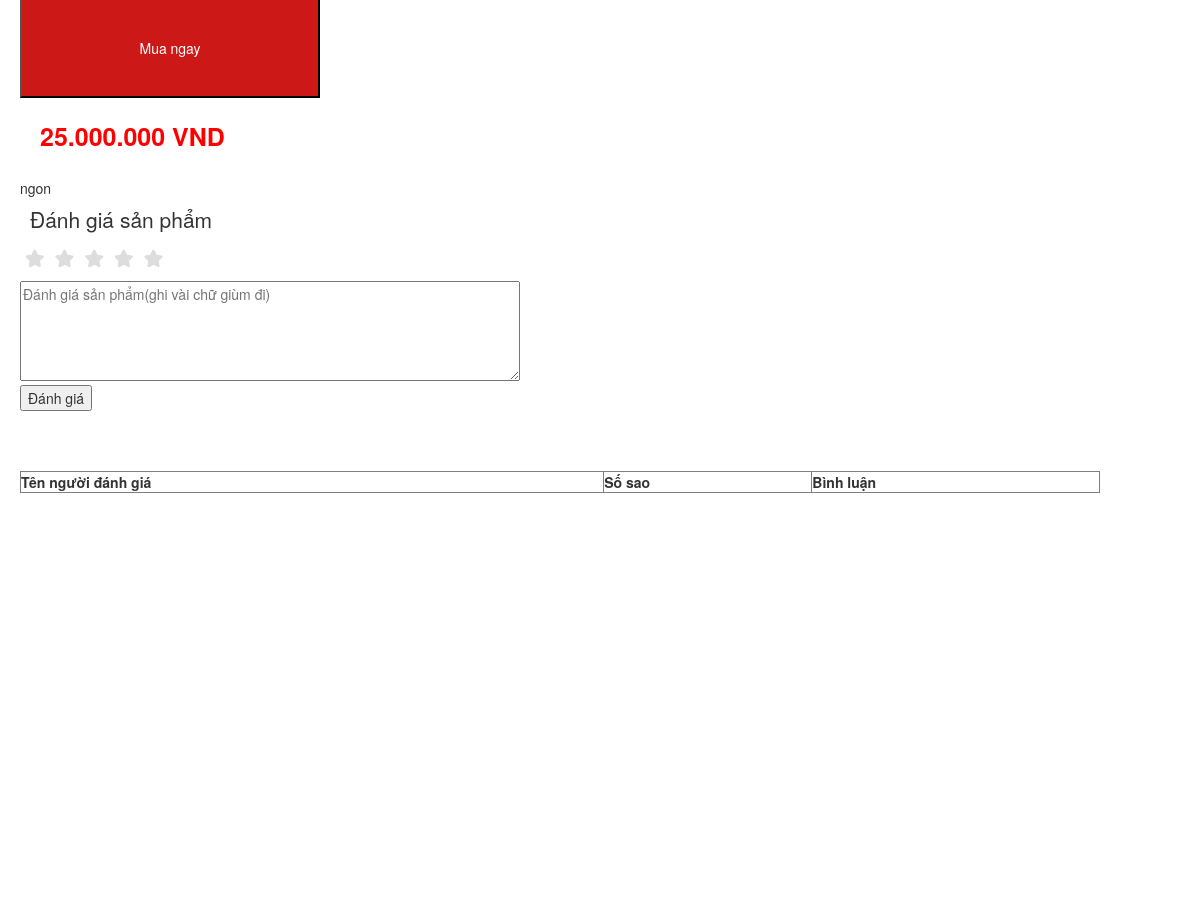
Page /khachhang/product.php?id=7 (signed in, middle part) on the earlier database version.
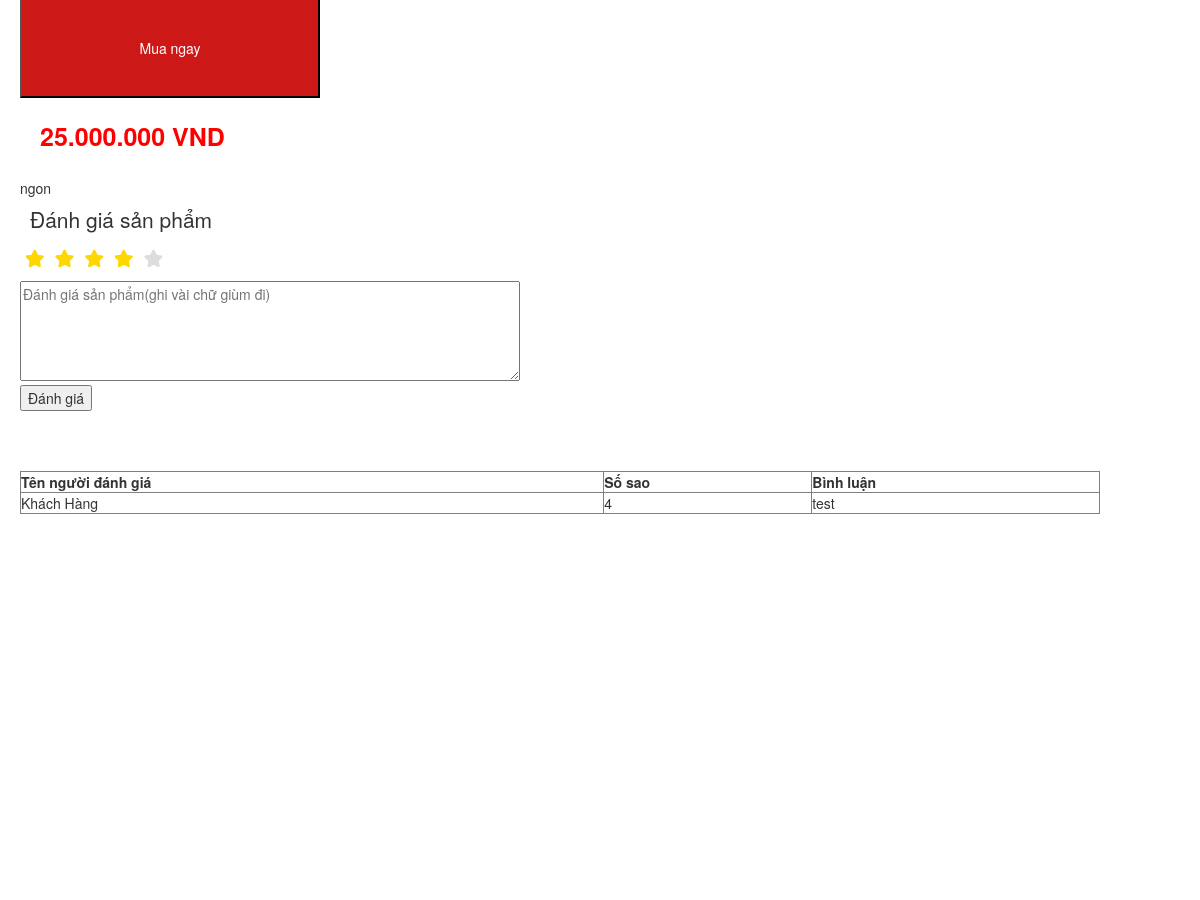
Same page on the later database version.
### tables this page shows
CREATE TABLE `rating_products` (
  `id` int(11) NOT NULL,
  `product_id` int(11) NOT NULL,
  `customer_id` int(11) NOT NULL,
  `rating` int(11) NOT NULL,
  `comment` varchar(200) NOT NULL
);

CREATE TABLE `customers` (
  `id` int(11) NOT NULL,
  `name` varchar(50) NOT NULL,
  `phone` varchar(15) NOT NULL,
  `gender` int(11) NOT NULL,
  `address` text NOT NULL,
  `email` varchar(50) NOT NULL,
  `password` varchar(200) NOT NULL,
  `token` varchar(50) DEFAULT NULL
);

### khachhang/id.php (the view, shortened to what this page needs)
<?php
$id = $_GET['id'];
require '../admin/connect.php';
$sql = "select * from products
where id = '$id'";
$result = mysqli_query($connect,$sql);
$each = mysqli_fetch_array($result);
$sql_rating = "select rating_products.*,customers.name from rating_products
join customers on rating_products.customer_id = customers.id
where product_id = '$id'";
$result_rating = mysqli_query($connect,$sql_rating);
?>
<div id="div_giua">
	<div>
	<?php if(!empty($_SESSION['id_cus'])) { ?>
		<button style="height: 100px;width: 300px; background: #cd1818; color:white" data-id='<?php echo $each['id'] ?>'
			class='btn-buy'
			>
			Mua ngay
		</button>
	<?php }else{ ?>
		<button style="height: 100px;width: 300px; background: #cd1818; color:white" type="button" data-toggle = "modal" data-target="#modal-signin">Mua ngay</button>
	<?php } ?>
	<div class="prices"><?php echo number_format($each['price'], 0, ',', '.') ?> VND</div>	<br><br><br><br><br>
	<p><?php echo nl2br($each['description']) ?></p>
	</div >
	<div class="duoi">
		<?php
			if(isset($_SESSION['id_cus'])){
			$id_cus=$_SESSION['id_cus'];
			$sql_my_rating="select * from rating_products where product_id = '$id' and customer_id ='$id_cus'";
			$result_my_rating = mysqli_query($connect,$sql_my_rating);
			$my_rating = mysqli_fetch_array($result_my_rating);
			$number_rows = mysqli_num_rows($result_my_rating);
		?>
		<form method="post" action="process_rating.php">
			<h1>Đánh giá sản phẩm</h1>
			<fieldset class="rating">
				<input type="radio" id="star5" name="rating" value="5" <?php if($number_rows ==1){if( $my_rating['rating']=='5'){ ?>checked <?php }} ?>/><label class = "full" for="star5" title="Awesome - 5 stars"></label>
				<input type="radio" id="star4" name="rating" value="4" <?php if($number_rows ==1){if( $my_rating['rating']=='4'){ ?>checked <?php }} ?>/><label class = "full" for="star4" title="Pretty good - 4 stars"></label>
				<input type="radio" id="star3" name="rating" value="3" <?php if($number_rows ==1){if( $my_rating['rating']=='3'){ ?>checked <?php }} ?>/><label class = "full" for="star3" title="Meh - 3 stars"></label>
				<input type="radio" id="star2" name="rating" value="2" <?php if($number_rows ==1){if( $my_rating['rating']=='2'){ ?>checked <?php }} ?>/><label class = "full" for="star2" title="Kinda bad - 2 stars"></label>
				<input type="radio" id="star1" name="rating" value="1" <?php if($number_rows ==1){if( $my_rating['rating']=='1'){ ?>checked <?php }} ?>/><label class = "full" for="star1" title="Sucks big time - 1 star"></label>
			</fieldset>
			<br><br>
			<textarea style="height: 100px;width: 500px; " name="comment" placeholder="Đánh giá sản phẩm(ghi vài chữ giùm đi)"></textarea>
			<br>
			<button>Đánh giá</button>
		</form>
	<?php } ?>
		<br><br><br>
		<table border="1" width="90%">
			<tr>
				<th>Tên người đánh giá</th>
				<th>Số sao</th>
				<th>Bình luận</th>
			</tr>
		<?php foreach ($result_rating as $each){ ?>
			<tr>
				<td><?php echo $each['name'] ?></td>
				<td><?php echo $each['rating'] ?></td>
				<td><?php echo $each['comment'] ?></td>
			</tr>
		<?php } ?>
		</table>
	</div>
</div>

Differences in the rows shown:
added rating_products: customer.name "Khách Hàng", rating "4", comment "test"
